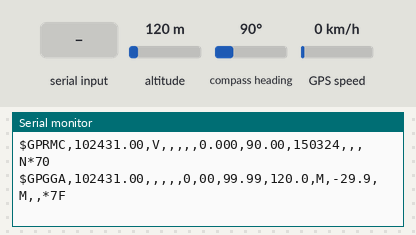
The sketch below on a simulated ESP32. Shown: the last lines printed to the serial monitor. The test bench sets the inputs (shaded band); at power-on: altitude 120 m, GPS speed 0 km/h, compass heading 90°. The GPS gets a fix after 3 s at 37.7749, -122.4194 with 8 satellites.

Above: at 1.2 s.
1.3 s: altitude set to 20 m
At 2.6 s:
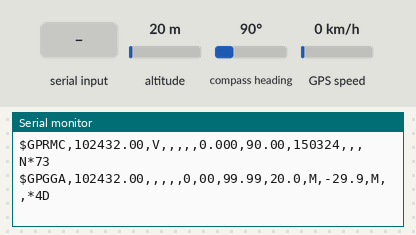
4.5 s: "90,45,200\n" received over Serial
At 4.84 s:
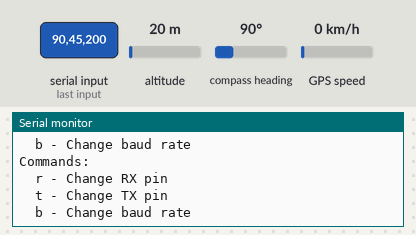
6.0 s: "90,45,200\n" received over the second serial link
7.5 s: GPS speed set to 2 km/h
At 8.8 s:
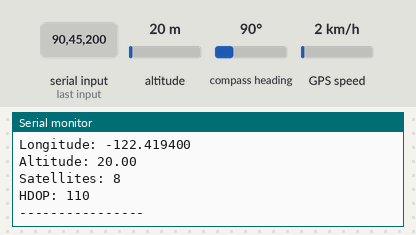
9.5 s: "r90\n" received over Serial
At 9.9 s:
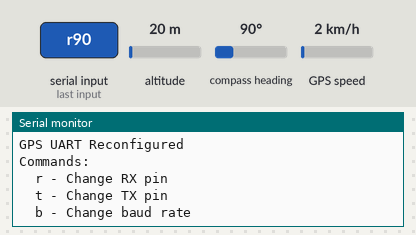

The sketch:

GPS_Basic_Testing.ino
```cpp
#include <TinyGPS++.h>
#include <HardwareSerial.h>

// GPS instance
TinyGPSPlus gps;

// Create a UART instance for GPS communication
HardwareSerial gpsSerial(1);

// Default UART configuration
int gpsRxPin = 16;  // RX pin
int gpsTxPin = 17;  // TX pin
int gpsBaudRate = 9600; // Baud rate

void setup() {
  Serial.begin(115200); // Debug Serial
  Serial.println("GPS Test Development Firmware");

  // Initialize GPS UART
  gpsSerial.begin(gpsBaudRate, SERIAL_8N1, gpsRxPin, gpsTxPin);
  Serial.println("GPS UART Initialized");
}

void loop() {
  // Handle GPS data
  while (gpsSerial.available() > 0) {
    char c = gpsSerial.read();
    Serial.write(c); // Echo raw NMEA data to Serial Monitor
    gps.encode(c);

    if (gps.location.isUpdated()) {
      // Print parsed GPS data
      Serial.println("\n--- GPS Data ---");
      Serial.print("Latitude: ");
      Serial.println(gps.location.lat(), 6);
      Serial.print("Longitude: ");
      Serial.println(gps.location.lng(), 6);
      Serial.print("Altitude: ");
      Serial.println(gps.altitude.meters());
      Serial.print("Satellites: ");
      Serial.println(gps.satellites.value());
      Serial.print("HDOP: ");
      Serial.println(gps.hdop.value());
      Serial.println("----------------");
    }
  }

  // Interactive Serial Menu
  if (Serial.available() > 0) {
    char cmd = Serial.read();
    handleSerialCommand(cmd);
  }
}

// Handle commands for UART configuration
void handleSerialCommand(char cmd) {
  switch (cmd) {
    case 'r': // Change RX pin
      Serial.println("Enter new RX pin:");
      while (!Serial.available());
      gpsRxPin = Serial.parseInt();
      reinitializeGPS();
      break;

    case 't': // Change TX pin
      Serial.println("Enter new TX pin:");
      while (!Serial.available());
      gpsTxPin = Serial.parseInt();
      reinitializeGPS();
      break;

    case 'b': // Change baud rate
      Serial.println("Enter new baud rate:");
      while (!Serial.available());
      gpsBaudRate = Serial.parseInt();
      reinitializeGPS();
      break;

    default:
      Serial.println("Commands:");
      Serial.println("  r - Change RX pin");
      Serial.println("  t - Change TX pin");
      Serial.println("  b - Change baud rate");
      break;
  }
}

// Reinitialize GPS UART with new settings
void reinitializeGPS() {
  gpsSerial.end();
  gpsSerial.begin(gpsBaudRate, SERIAL_8N1, gpsRxPin, gpsTxPin);
  Serial.println("GPS UART Reconfigured");
}
```

Measured:
- after the input at 1.3 s, the serial monitor: prints a new line after 0.71 s (image 1)
- after the input at 4.5 s, the serial monitor: prints a new line at once (image 2)
- after the input at 7.5 s, the serial monitor: prints a new line after 0.51 s (image 3)
- after the input at 9.5 s, the serial monitor: prints a new line at once (image 4)
